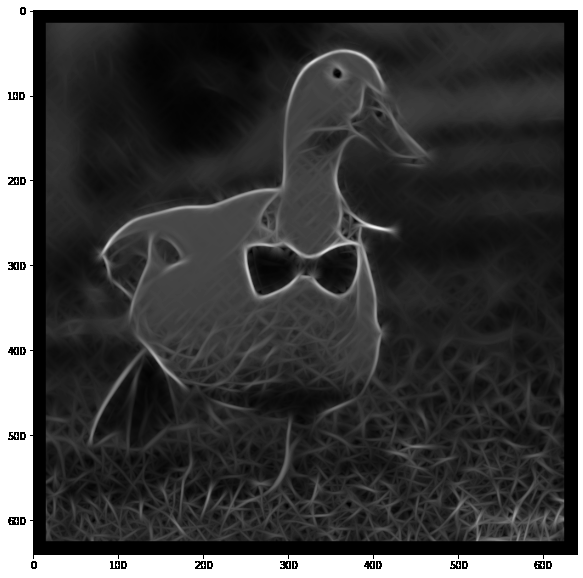
//> input picture Saída Filtro de Gabor.png, 583 x 578 px
$ ./gaborserial '../Saída Filtro de Gabor.png' 3   (built with g++ and OpenCV 4)
//> lines starting //> are read from the running program, lines starting //| are printed output that depends on the picture
#include <opencv2/core/core.hpp>
#include <opencv2/imgcodecs.hpp>
#include <opencv2/highgui/highgui.hpp>
#include <opencv2/imgproc.hpp>
#include <omp.h>
#include <iostream>
#include <stdio.h>
#include <sys/time.h>

#define PI 3.14159265359

using namespace std;
using namespace cv;


int main(int argc, char* argv[]){

    Mat imagem;

    //configurações do kernel gabour
    int kernel_size = 5;
    double sigma , theta , lamda , gamma, phi;

    int offset_kernel;
    int sum, count_x, count_y, x_img, y_img;
    int y_kernel, x_kernel;
    int i, j;

    int num_cores;

    num_cores = atoi(argv[2]);

    sigma = 5;
    theta = 0;
    lamda = PI/4;
    gamma = 0.1;
    phi = 0;

    offset_kernel = (kernel_size-1)/2;

    //imagem a ser filtrada
    imagem = imread(argv[1],IMREAD_GRAYSCALE);
//> imagem is the input picture: 578 rows x 583 cols, CV_8UC1; min 0, max 255, mean 61.5
    if(!imagem.data)
        cout << "nao abriu imagem" << endl;

    //resultado, os valores dos pixels serão substituidos pelo resultado final no decorrer do processo
    Mat imagem_filtrada = imread(argv[1],IMREAD_GRAYSCALE);

    //Tamanho da imagem
    x_img = imagem.rows;
//> x_img = 578
    y_img = imagem.cols;
//> y_img = 583


    //Criação do Kernel de Gabour
    Mat kernel = getGaborKernel(cv::Size(kernel_size,kernel_size), sigma, theta, lamda, gamma, phi, CV_32FC1);

    // Percorre os pixels da imagem

    for(i=0;i<x_img;i++){

        for(j=0;j<y_img;j++){
            sum = 0;
            count_x = 0;

            // Convolução do kernel
            for(x_kernel= i-offset_kernel; x_kernel< i+offset_kernel; x_kernel++){
                count_y = 0;
                for(y_kernel= j-offset_kernel; y_kernel< j+offset_kernel; y_kernel++){

                    if(y_kernel >= 0 && x_kernel >= 0 && y_kernel < y_img && x_kernel < x_img){

                        //Multiplicaçao entre pixel e kernel
                         sum += kernel.at<float>(count_x,count_y)*(int)imagem.at<uchar>(x_kernel,y_kernel);
                    }

                    count_y++;
                }
                count_x++;


            }

            imagem_filtrada.at<uchar>(i,j) = sum;

        }
    }
//> this loop made 578 passes
//> sum on passes 1 to 3: -12, -18, -24
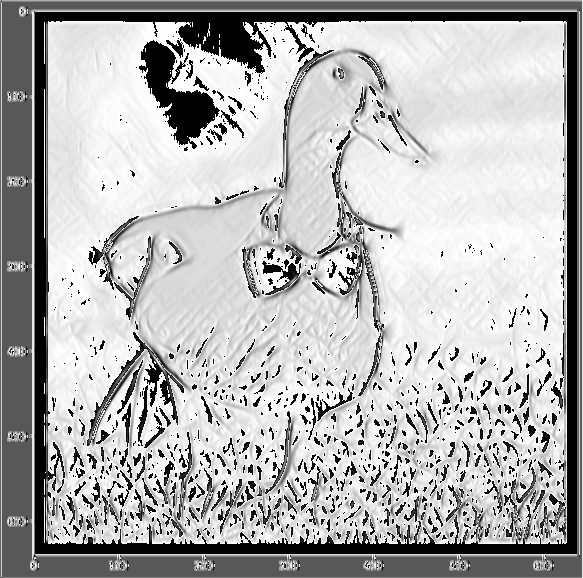
//> imagem_filtrada: 578 rows x 583 cols, CV_8UC1; min 0, max 255, mean 180.1
//> after the loop, sum = -18; count_x = 4; count_y = 4

    bool check = imwrite("./resultado.jpg", imagem_filtrada);

    if(check){
        printf("Salvo com sucesso!");
    }


    return 0;
    }
